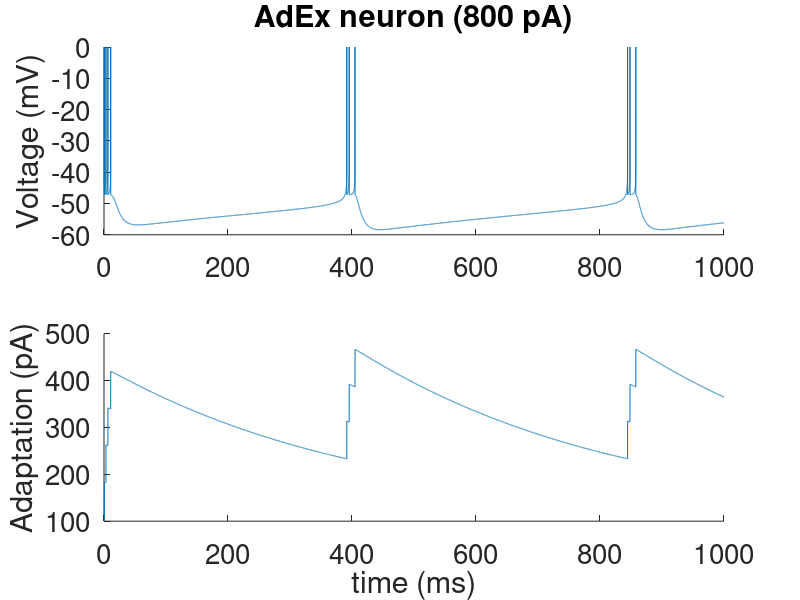

Reproduce this figure in MATLAB.

clear;
%close all;

% Integration time and time step
N=1000;
dt=0.05;

% cortex-matched model, Brette-Touboul 2008
c=281; 
gl=30;
el=-70.6; 
vt=-50.4;
delta=2; 
vreset=-47.2;
a=4; tauw=500; b=80;
% spike mark and number of spikes
vspike=0;
nsp=0;

% model variables
v=zeros(1,round(N/dt));
w=zeros(1,round(N/dt));

% stimuli
stimulus=800; % pA
input=stimulus*ones(1,round(N/dt));

% initial conditions
v(1)=-44.15; %Vrest
w(1)=102.83;


for i=2:1:round(N/dt)
        t(i)=(i-1)*dt;
                                                        
        v(i)=dt/c*(-gl*(v(i-1)-el)+gl*delta*exp((v(i-1)-vt)/delta)-w(i-1)+input(i)) + v(i-1);
        w(i)=dt/tauw*(a*(v(i-1)-el)-w(i-1)) + w(i-1);
                                       
        if  v(i)>=vspike
            v(i-1)=0;
            v(i)=vreset;
            w(i)=w(i) + b;
            nsp=nsp + 1;
        end                                                            
                
end 

figure

subplot(2,1,1)
plot(t,v)
box off
set(gca,'Fontsize',20)
ylabel('Voltage (mV)')
title(sprintf('AdEx neuron (%d pA)',input(1)))

subplot(2,1,2)
plot(t,w)
box off
ylabel('Adaptation (pA)')
xlabel('time (ms)')
set(gca,'Fontsize',20)
